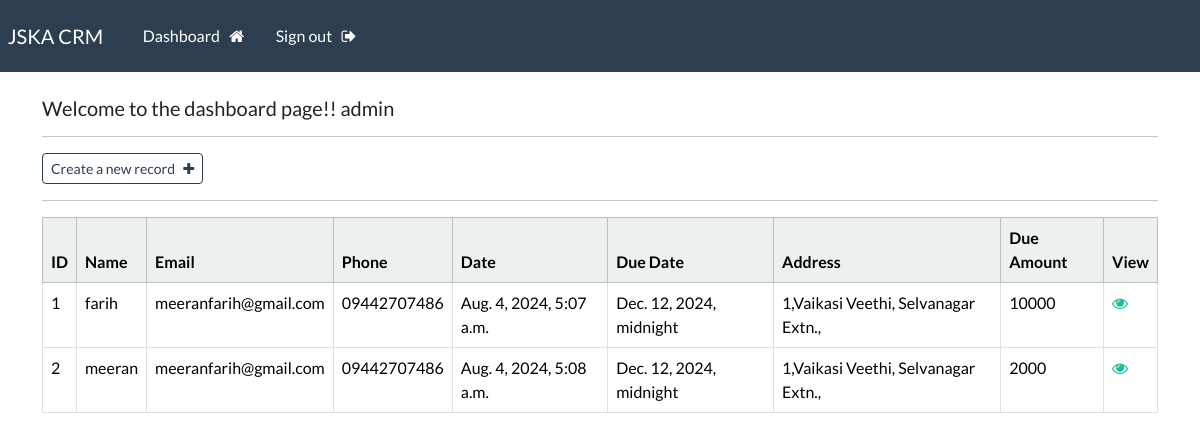
The page /dashboard (signed in) on the database its author committed.
### home/models.py (models this page shows, shortened)
class Customer(models.Model):
    name = models.CharField(max_length=100)
    email = models.CharField(max_length=100)
    phone = models.CharField(max_length=20)
    creation_date = models.DateTimeField(auto_now_add=True)
    due_date = models.DateTimeField()
    address = models.CharField(max_length=300)
    due_amount = models.CharField(max_length=50)

### home/views.py (the view)
# urls.py: path('dashboard',views.dashboard, name = "dashboard"),
@login_required(login_url = 'my-login')
def dashboard(request):
    my_customers = Customer.objects.all()
    context = {'customers': my_customers}
    return render(request, 'home/dashboard.html', context = context)

### home/templates/home/dashboard.html
{% extends 'home/base.html' %}
{% block content %}
    <h5>Welcome to the dashboard page!! {{user}}</h5>
    <hr>
    <a class="btn btn-outline-primary btn-sm" href="{% url 'create-record' %}">
        Create a new record &nbsp; <i class="fa fa-plus" aria-hidden="true"></i>
    </a>
    <hr>
    <table class="table table-hover table-bordered">
        <thead class="table-light ">
            <tr>
                <th scope="col"> ID </th>
                <th scope="col"> Name </th>
                <th scope="col"> Email </th>
                <th scope="col"> Phone </th>
                <th scope="col"> Date </th>
                <th scope="col"> Due Date </th>
                <th scope="col"> Address </th>
                <th scope="col"> Due Amount </th>
                <th scope="col"> View </th>
            </tr>
        </thead>
        <tbody>
            {% if customers %}
                {% for customer in customers %}
                <tr>
                    <td> {{forloop.counter}}</td>
                    <td> {{customer.name}}</td>
                    <td> {{customer.email}}</td>
                    <td> {{customer.phone}}</td>
                    <td> {{customer.creation_date}}</td>
                    <td> {{customer.due_date}}</td>
                    <td> {{customer.address}}</td>
                    <td> {{customer.due_amount}}</td>
                    <td> <a href="{% url 'record' customer.id %}" > <i class="fa fa-eye" aria-hidden="true"></i> </a></td>
                </tr>
                {% endfor %}
            {% endif %}
        </tbody>
    </table>
{% endblock %}

### home/templates/home/base.html (shortened to what this page needs)
{% load static %}
<!DOCTYPE html>
<html lang="en">
<head>
    <link rel="stylesheet" type="text/css" href="https://bootswatch.com/5/flatly/bootstrap.min.css ">
    <link rel="stylesheet" type="text/css" href="{% static 'css/styles.css' %}">
    <link rel="stylesheet" href="https://cdnjs.cloudflare.com/ajax/libs/font-awesome/4.7.0/css/font-awesome.min.css">
</head>
<body>
    {% include 'home/navbar.html' %}
    <div class="container">
        <br>
        {% block content %}
        {% endblock %}
    </div>
</body>
</html>

### home/templates/home/navbar.html (shortened to what this page needs)
<nav class="navbar navbar-expand-lg navbar-dark bg-primary justify-content-center">
    <a class="navbar-brand main-heading" href="{% url '' %}">
      &nbsp; JSKA CRM
    </a>
      <div class="collapse navbar-collapse text-center" id="navbarNavDropdown">
        <ul class="navbar-nav mr-auto">
          {% if user.is_authenticated %}
            <li class="nav-item">
              <a class="nav-link" href="{% url 'dashboard' %}">Dashboard &nbsp; <i class="fa fa-home" aria-hidden="true"></i> </a>
            </li>
            <li class="nav-item">
              <a class="nav-link" href="{% url 'user-logout' %}">Sign out &nbsp; <i class="fa fa-sign-out" aria-hidden="true"></i> </a>
            </li>
        </ul>
        {% endif %}
      </div>
  </nav>

### rows shown on the page
Customer: name "farih", email "meeranfarih@gmail.com", phone "09442707486", creation_date "Aug. 4, 2024, 5:07 a.m.", due_date "Dec. 12, 2024, midnight", address "1,Vaikasi Veethi, Selvanagar Extn.,", due_amount "10000"
Customer: name "meeran", email "meeranfarih@gmail.com", phone "09442707486", creation_date "Aug. 4, 2024, 5:08 a.m.", due_date "Dec. 12, 2024, midnight", address "1,Vaikasi Veethi, Selvanagar Extn.,", due_amount "2000"

### other values the page prints
{{ user }} "admin"
